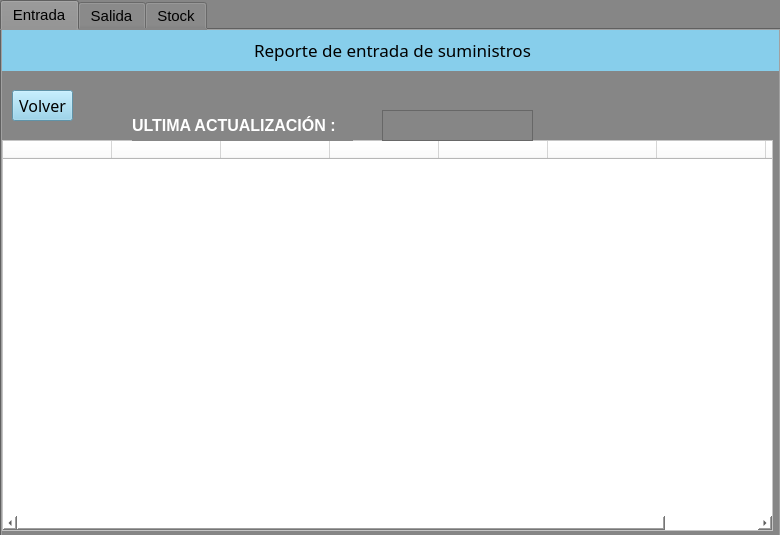
<?xml version="1.0" encoding="UTF-8"?>
<ui version="4.0">
 <class>SecondWindow</class>
 <widget class="QMainWindow" name="SecondWindow">
  <property name="geometry">
   <rect>
    <x>0</x>
    <y>0</y>
    <width>780</width>
    <height>535</height>
   </rect>
  </property>
  <property name="palette">
   <palette>
    <active>
     <colorrole role="Button">
      <brush brushstyle="SolidPattern">
       <color alpha="255">
        <red>134</red>
        <green>134</green>
        <blue>134</blue>
       </color>
      </brush>
     </colorrole>
     <colorrole role="Light">
      <brush brushstyle="SolidPattern">
       <color alpha="255">
        <red>255</red>
        <green>255</green>
        <blue>255</blue>
       </color>
      </brush>
     </colorrole>
     <colorrole role="Base">
      <brush brushstyle="SolidPattern">
       <color alpha="255">
        <red>134</red>
        <green>134</green>
        <blue>134</blue>
       </color>
      </brush>
     </colorrole>
     <colorrole role="Window">
      <brush brushstyle="SolidPattern">
       <color alpha="255">
        <red>134</red>
        <green>134</green>
        <blue>134</blue>
       </color>
      </brush>
     </colorrole>
     <colorrole role="Shadow">
      <brush brushstyle="SolidPattern">
       <color alpha="255">
        <red>166</red>
        <green>166</green>
        <blue>166</blue>
       </color>
      </brush>
     </colorrole>
    </active>
    <inactive>
     <colorrole role="Button">
      <brush brushstyle="SolidPattern">
       <color alpha="255">
        <red>134</red>
        <green>134</green>
        <blue>134</blue>
       </color>
      </brush>
     </colorrole>
     <colorrole role="Light">
      <brush brushstyle="SolidPattern">
       <color alpha="255">
        <red>255</red>
        <green>255</green>
        <blue>255</blue>
       </color>
      </brush>
     </colorrole>
     <colorrole role="Base">
      <brush brushstyle="SolidPattern">
       <color alpha="255">
        <red>134</red>
        <green>134</green>
        <blue>134</blue>
       </color>
      </brush>
     </colorrole>
     <colorrole role="Window">
      <brush brushstyle="SolidPattern">
       <color alpha="255">
        <red>134</red>
        <green>134</green>
        <blue>134</blue>
       </color>
      </brush>
     </colorrole>
     <colorrole role="Shadow">
      <brush brushstyle="SolidPattern">
       <color alpha="255">
        <red>166</red>
        <green>166</green>
        <blue>166</blue>
       </color>
      </brush>
     </colorrole>
    </inactive>
    <disabled>
     <colorrole role="Button">
      <brush brushstyle="SolidPattern">
       <color alpha="255">
        <red>134</red>
        <green>134</green>
        <blue>134</blue>
       </color>
      </brush>
     </colorrole>
     <colorrole role="Light">
      <brush brushstyle="SolidPattern">
       <color alpha="255">
        <red>255</red>
        <green>255</green>
        <blue>255</blue>
       </color>
      </brush>
     </colorrole>
     <colorrole role="Base">
      <brush brushstyle="SolidPattern">
       <color alpha="255">
        <red>134</red>
        <green>134</green>
        <blue>134</blue>
       </color>
      </brush>
     </colorrole>
     <colorrole role="Window">
      <brush brushstyle="SolidPattern">
       <color alpha="255">
        <red>134</red>
        <green>134</green>
        <blue>134</blue>
       </color>
      </brush>
     </colorrole>
     <colorrole role="Shadow">
      <brush brushstyle="SolidPattern">
       <color alpha="255">
        <red>166</red>
        <green>166</green>
        <blue>166</blue>
       </color>
      </brush>
     </colorrole>
    </disabled>
   </palette>
  </property>
  <property name="font">
   <font>
    <family>Trebuchet MS</family>
    <pointsize>10</pointsize>
   </font>
  </property>
  <property name="windowTitle">
   <string>MainWindow</string>
  </property>
  <property name="styleSheet">
   <string notr="true">background-color: rgb(134, 134, 134);</string>
  </property>
  <widget class="QWidget" name="centralwidget">
   <widget class="QTabWidget" name="tabWidget">
    <property name="geometry">
     <rect>
      <x>0</x>
      <y>0</y>
      <width>781</width>
      <height>541</height>
     </rect>
    </property>
    <property name="maximumSize">
     <size>
      <width>781</width>
      <height>541</height>
     </size>
    </property>
    <property name="font">
     <font>
      <pointsize>11</pointsize>
     </font>
    </property>
    <property name="currentIndex">
     <number>0</number>
    </property>
    <widget class="QWidget" name="tab">
     <attribute name="title">
      <string>Entrada</string>
     </attribute>
     <widget class="QLabel" name="label_14">
      <property name="geometry">
       <rect>
        <x>0</x>
        <y>0</y>
        <width>781</width>
        <height>41</height>
       </rect>
      </property>
      <property name="font">
       <font>
        <family>Trebuchet MS</family>
        <pointsize>13</pointsize>
       </font>
      </property>
      <property name="styleSheet">
       <string notr="true">
background-color: rgb(135, 206, 235);</string>
      </property>
      <property name="text">
       <string>&lt;html&gt;&lt;head/&gt;&lt;body&gt;&lt;p align=&quot;center&quot;&gt;Reporte de entrada de suministros&lt;/p&gt;&lt;/body&gt;&lt;/html&gt;</string>
      </property>
     </widget>
     <widget class="QPushButton" name="botonreporteentradasum">
      <property name="geometry">
       <rect>
        <x>10</x>
        <y>60</y>
        <width>61</width>
        <height>31</height>
       </rect>
      </property>
      <property name="font">
       <font>
        <family>Trebuchet MS</family>
        <pointsize>12</pointsize>
       </font>
      </property>
      <property name="styleSheet">
       <string notr="true">background-color: rgb(135, 206, 235);</string>
      </property>
      <property name="text">
       <string>Volver</string>
      </property>
      <property name="icon">
       <iconset>
        <normaloff>.designer/.designer/backup/arrow_back_FILL0_wght400_GRAD0_opsz48.png</normaloff>.designer/.designer/backup/arrow_back_FILL0_wght400_GRAD0_opsz48.png</iconset>
      </property>
      <property name="iconSize">
       <size>
        <width>61</width>
        <height>31</height>
       </size>
      </property>
     </widget>
     <widget class="QTableWidget" name="tableWidget">
      <property name="geometry">
       <rect>
        <x>0</x>
        <y>110</y>
        <width>771</width>
        <height>391</height>
       </rect>
      </property>
      <property name="styleSheet">
       <string notr="true">background-color: rgb(255, 255, 255);</string>
      </property>
      <property name="autoScrollMargin">
       <number>16</number>
      </property>
      <property name="columnCount">
       <number>8</number>
      </property>
      <attribute name="horizontalHeaderCascadingSectionResizes">
       <bool>false</bool>
      </attribute>
      <attribute name="horizontalHeaderDefaultSectionSize">
       <number>109</number>
      </attribute>
      <attribute name="verticalHeaderMinimumSectionSize">
       <number>24</number>
      </attribute>
      <attribute name="verticalHeaderDefaultSectionSize">
       <number>30</number>
      </attribute>
      <column>
       <property name="text">
        <string/>
       </property>
      </column>
      <column>
       <property name="text">
        <string/>
       </property>
      </column>
      <column>
       <property name="text">
        <string/>
       </property>
      </column>
      <column>
       <property name="text">
        <string/>
       </property>
      </column>
      <column>
       <property name="text">
        <string/>
       </property>
      </column>
      <column>
       <property name="text">
        <string/>
       </property>
      </column>
      <column>
       <property name="text">
        <string/>
       </property>
      </column>
      <column>
       <property name="text">
        <string/>
       </property>
      </column>
     </widget>
     <widget class="QLabel" name="label_3">
      <property name="geometry">
       <rect>
        <x>130</x>
        <y>80</y>
        <width>221</width>
        <height>31</height>
       </rect>
      </property>
      <property name="font">
       <font>
        <pointsize>12</pointsize>
        <bold>true</bold>
       </font>
      </property>
      <property name="styleSheet">
       <string notr="true">color: rgb(255, 255, 255);</string>
      </property>
      <property name="text">
       <string>ULTIMA ACTUALIZACIÓN :</string>
      </property>
     </widget>
     <widget class="QTextBrowser" name="fecha_2">
      <property name="geometry">
       <rect>
        <x>380</x>
        <y>80</y>
        <width>151</width>
        <height>31</height>
       </rect>
      </property>
      <property name="font">
       <font>
        <pointsize>9</pointsize>
       </font>
      </property>
      <property name="styleSheet">
       <string notr="true">color: rgb(255, 255, 255);

</string>
      </property>
     </widget>
    </widget>
    <widget class="QWidget" name="tab_3">
     <attribute name="title">
      <string>Salida</string>
     </attribute>
     <widget class="QLabel" name="label_15">
      <property name="geometry">
       <rect>
        <x>0</x>
        <y>0</y>
        <width>781</width>
        <height>41</height>
       </rect>
      </property>
      <property name="font">
       <font>
        <family>Trebuchet MS</family>
        <pointsize>13</pointsize>
       </font>
      </property>
      <property name="styleSheet">
       <string notr="true">
background-color: rgb(135, 206, 235);</string>
      </property>
      <property name="text">
       <string>&lt;html&gt;&lt;head/&gt;&lt;body&gt;&lt;p align=&quot;center&quot;&gt;Reporte de salida de suministros&lt;/p&gt;&lt;/body&gt;&lt;/html&gt;</string>
      </property>
     </widget>
     <widget class="QTableWidget" name="tableWidget_2">
      <property name="geometry">
       <rect>
        <x>0</x>
        <y>110</y>
        <width>771</width>
        <height>391</height>
       </rect>
      </property>
      <property name="styleSheet">
       <string notr="true">background-color: rgb(255, 255, 255);</string>
      </property>
      <property name="columnCount">
       <number>9</number>
      </property>
      <attribute name="horizontalHeaderCascadingSectionResizes">
       <bool>false</bool>
      </attribute>
      <attribute name="horizontalHeaderDefaultSectionSize">
       <number>96</number>
      </attribute>
      <attribute name="verticalHeaderMinimumSectionSize">
       <number>24</number>
      </attribute>
      <attribute name="verticalHeaderDefaultSectionSize">
       <number>30</number>
      </attribute>
      <column>
       <property name="text">
        <string/>
       </property>
       <property name="icon">
        <iconset theme="accessories-calculator">
         <normaloff>interfazprueba</normaloff>interfazprueba</iconset>
       </property>
      </column>
      <column>
       <property name="text">
        <string/>
       </property>
      </column>
      <column>
       <property name="text">
        <string/>
       </property>
      </column>
      <column>
       <property name="text">
        <string/>
       </property>
      </column>
      <column>
       <property name="text">
        <string/>
       </property>
      </column>
      <column>
       <property name="text">
        <string/>
       </property>
      </column>
      <column>
       <property name="text">
        <string/>
       </property>
      </column>
      <column>
       <property name="text">
        <string/>
       </property>
      </column>
      <column>
       <property name="text">
        <string/>
       </property>
      </column>
     </widget>
     <widget class="QPushButton" name="boton1_4">
      <property name="geometry">
       <rect>
        <x>10</x>
        <y>60</y>
        <width>61</width>
        <height>31</height>
       </rect>
      </property>
      <property name="font">
       <font>
        <family>Trebuchet MS</family>
        <pointsize>12</pointsize>
       </font>
      </property>
      <property name="styleSheet">
       <string notr="true">background-color: rgb(135, 206, 235);</string>
      </property>
      <property name="text">
       <string>Volver</string>
      </property>
      <property name="icon">
       <iconset>
        <normaloff>.designer/.designer/backup/arrow_back_FILL0_wght400_GRAD0_opsz48.png</normaloff>.designer/.designer/backup/arrow_back_FILL0_wght400_GRAD0_opsz48.png</iconset>
      </property>
      <property name="iconSize">
       <size>
        <width>61</width>
        <height>31</height>
       </size>
      </property>
     </widget>
     <widget class="QLabel" name="label_2">
      <property name="geometry">
       <rect>
        <x>130</x>
        <y>80</y>
        <width>221</width>
        <height>31</height>
       </rect>
      </property>
      <property name="font">
       <font>
        <pointsize>12</pointsize>
        <bold>true</bold>
       </font>
      </property>
      <property name="styleSheet">
       <string notr="true">color: rgb(255, 255, 255);</string>
      </property>
      <property name="text">
       <string>ULTIMA ACTUALIZACIÓN :</string>
      </property>
     </widget>
     <widget class="QTextBrowser" name="fecha">
      <property name="geometry">
       <rect>
        <x>370</x>
        <y>80</y>
        <width>151</width>
        <height>31</height>
       </rect>
      </property>
      <property name="font">
       <font>
        <pointsize>10</pointsize>
       </font>
      </property>
      <property name="styleSheet">
       <string notr="true">color: rgb(255, 255, 255);
</string>
      </property>
     </widget>
    </widget>
    <widget class="QWidget" name="tab_2">
     <attribute name="title">
      <string>Stock</string>
     </attribute>
     <widget class="QLabel" name="label_16">
      <property name="geometry">
       <rect>
        <x>0</x>
        <y>0</y>
        <width>781</width>
        <height>41</height>
       </rect>
      </property>
      <property name="font">
       <font>
        <family>Trebuchet MS</family>
        <pointsize>13</pointsize>
       </font>
      </property>
      <property name="styleSheet">
       <string notr="true">
background-color: rgb(135, 206, 235);</string>
      </property>
      <property name="text">
       <string>&lt;html&gt;&lt;head/&gt;&lt;body&gt;&lt;p align=&quot;center&quot;&gt;Reporte de stock de suministros&lt;/p&gt;&lt;/body&gt;&lt;/html&gt;</string>
      </property>
     </widget>
     <widget class="QTableWidget" name="tableWidget_3">
      <property name="geometry">
       <rect>
        <x>0</x>
        <y>110</y>
        <width>771</width>
        <height>391</height>
       </rect>
      </property>
      <property name="styleSheet">
       <string notr="true">background-color: rgb(255, 255, 255);</string>
      </property>
      <property name="columnCount">
       <number>12</number>
      </property>
      <attribute name="horizontalHeaderCascadingSectionResizes">
       <bool>false</bool>
      </attribute>
      <attribute name="horizontalHeaderDefaultSectionSize">
       <number>85</number>
      </attribute>
      <attribute name="verticalHeaderMinimumSectionSize">
       <number>24</number>
      </attribute>
      <attribute name="verticalHeaderDefaultSectionSize">
       <number>30</number>
      </attribute>
      <column>
       <property name="text">
        <string/>
       </property>
       <property name="icon">
        <iconset theme="accessories-calculator">
         <normaloff>interfazprueba</normaloff>interfazprueba</iconset>
       </property>
      </column>
      <column>
       <property name="text">
        <string/>
       </property>
      </column>
      <column>
       <property name="text">
        <string/>
       </property>
      </column>
      <column>
       <property name="text">
        <string/>
       </property>
      </column>
      <column>
       <property name="text">
        <string/>
       </property>
      </column>
      <column>
       <property name="text">
        <string/>
       </property>
      </column>
      <column>
       <property name="text">
        <string/>
       </property>
      </column>
      <column>
       <property name="text">
        <string/>
       </property>
      </column>
      <column>
       <property name="text">
        <string/>
       </property>
      </column>
      <column>
       <property name="text">
        <string/>
       </property>
      </column>
      <column>
       <property name="text">
        <string/>
       </property>
      </column>
      <column>
       <property name="text">
        <string/>
       </property>
      </column>
     </widget>
     <widget class="QPushButton" name="boton1_7">
      <property name="geometry">
       <rect>
        <x>10</x>
        <y>60</y>
        <width>61</width>
        <height>31</height>
       </rect>
      </property>
      <property name="font">
       <font>
        <family>Trebuchet MS</family>
        <pointsize>12</pointsize>
       </font>
      </property>
      <property name="styleSheet">
       <string notr="true">background-color: rgb(135, 206, 235);</string>
      </property>
      <property name="text">
       <string>Volver</string>
      </property>
      <property name="icon">
       <iconset>
        <normaloff>.designer/.designer/backup/arrow_back_FILL0_wght400_GRAD0_opsz48.png</normaloff>.designer/.designer/backup/arrow_back_FILL0_wght400_GRAD0_opsz48.png</iconset>
      </property>
      <property name="iconSize">
       <size>
        <width>61</width>
        <height>31</height>
       </size>
      </property>
     </widget>
     <widget class="QLabel" name="label">
      <property name="geometry">
       <rect>
        <x>130</x>
        <y>80</y>
        <width>221</width>
        <height>31</height>
       </rect>
      </property>
      <property name="font">
       <font>
        <pointsize>12</pointsize>
        <bold>true</bold>
       </font>
      </property>
      <property name="styleSheet">
       <string notr="true">color: rgb(255, 255, 255);</string>
      </property>
      <property name="text">
       <string>ULTIMA ACTUALIZACIÓN :</string>
      </property>
     </widget>
     <widget class="QTextBrowser" name="fecha_3">
      <property name="geometry">
       <rect>
        <x>360</x>
        <y>80</y>
        <width>151</width>
        <height>31</height>
       </rect>
      </property>
      <property name="font">
       <font>
        <pointsize>10</pointsize>
       </font>
      </property>
      <property name="styleSheet">
       <string notr="true">color: rgb(255, 255, 255);
</string>
      </property>
     </widget>
    </widget>
   </widget>
  </widget>
 </widget>
 <resources/>
 <connections/>
</ui>
